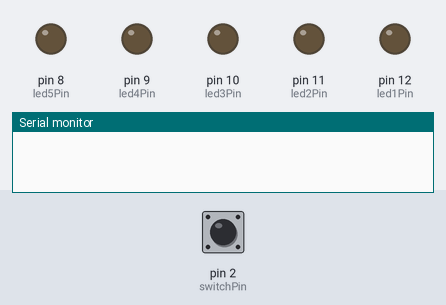
A sketch run on a simulated Arduino Uno, built with avr-gcc and run on an emulated ATmega328P. Parts: output pins drawn as LEDs (lit = HIGH), the last lines printed to the serial monitor. Dashed ring = blinking. The test bench sets the inputs (shaded band); at power-on: pin 2 (switchPin) LOW.

Above: at 1.2 s.
1.3 s: pin 2 (switchPin) pulled HIGH for 0.15 s
At 2.1 s:
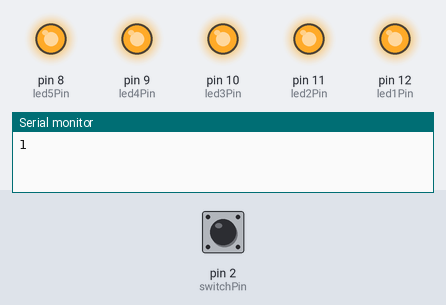
2.9 s: pin 2 (switchPin) pulled HIGH for 1 s
At 4.42 s:
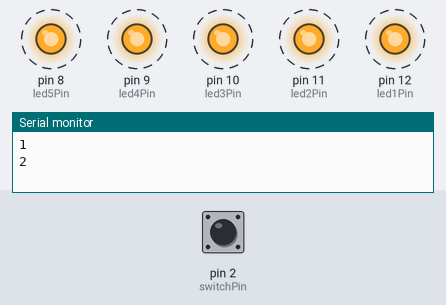
6.1 s: pin 2 (switchPin) pulled HIGH for 0.15 s
9.1 s: pin 2 (switchPin) pulled HIGH for 3.2 s
At 9.92 s:
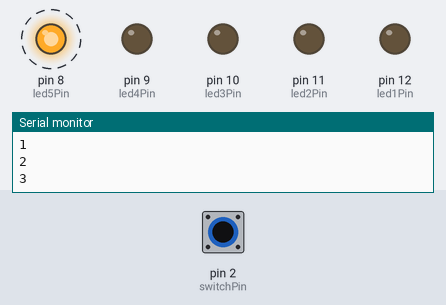
Timing chart, 0 to 13.9 s (numbered marks = the images above; inputs shaded):
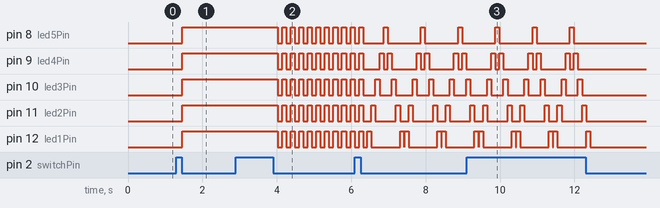

The sketch:

BikeLight.ino
```cpp
int led1Pin = 12;
int led2Pin = 11;
int led3Pin = 10;
int led4Pin = 9;
int led5Pin = 8;
int switchPin = 2;
int lightMode = 0;
int buttonState;
int val;
int val2;

void setup(){
  Serial.begin(9600);
  pinMode(led1Pin, OUTPUT);
  pinMode(led2Pin, OUTPUT);
  pinMode(led3Pin, OUTPUT);
  pinMode(led4Pin, OUTPUT);
  pinMode(led5Pin, OUTPUT);
  pinMode(switchPin, INPUT);
}

void checkLightMode() {
  val = digitalRead(switchPin);
  delay(10);
  val2 = digitalRead(switchPin);
  if(val == val2) {
    if(val != buttonState) {
      if(val == LOW) {
        lightMode = ((lightMode + 1) % 4);
        Serial.println(lightMode);
      }
      buttonState = val;
    }
  }
}

void loop(){
  // All off
  if(lightMode == 0) {
    digitalWrite(led1Pin, LOW);
    digitalWrite(led2Pin, LOW);
    digitalWrite(led3Pin, LOW);
    digitalWrite(led4Pin, LOW);
    digitalWrite(led5Pin, LOW);
    checkLightMode();
  }
  // All on
  if(lightMode == 1) {
    digitalWrite(led1Pin, HIGH);
    digitalWrite(led2Pin, HIGH);
    digitalWrite(led3Pin, HIGH);
    digitalWrite(led4Pin, HIGH);
    digitalWrite(led5Pin, HIGH);
    checkLightMode();
  }
  // Blinking
  if(lightMode == 2) {
    digitalWrite(led1Pin, HIGH);
    digitalWrite(led2Pin, HIGH);
    digitalWrite(led3Pin, HIGH);
    digitalWrite(led4Pin, HIGH);
    digitalWrite(led5Pin, HIGH);
    checkLightMode();
    delay(100);
    digitalWrite(led1Pin, LOW);
    digitalWrite(led2Pin, LOW);
    digitalWrite(led3Pin, LOW);
    digitalWrite(led4Pin, LOW);
    digitalWrite(led5Pin, LOW);
    checkLightMode();
    delay(100);
  }
  if(lightMode == 3) {
    digitalWrite(led1Pin, HIGH);
    checkLightMode();
    delay(100);
    digitalWrite(led1Pin, LOW);
    digitalWrite(led2Pin, HIGH);
    checkLightMode();
    delay(100);
    digitalWrite(led2Pin, LOW);
    digitalWrite(led3Pin, HIGH);
    checkLightMode();
    delay(100);
    digitalWrite(led3Pin, LOW);
    digitalWrite(led4Pin, HIGH);
    checkLightMode();
    delay(100);
    digitalWrite(led4Pin, LOW);
    digitalWrite(led5Pin, HIGH);
    checkLightMode();
    delay(100);
    digitalWrite(led5Pin, LOW);
    digitalWrite(led4Pin, HIGH);
    checkLightMode();
    delay(100);
    digitalWrite(led4Pin, LOW);
    digitalWrite(led3Pin, HIGH);
    checkLightMode();
    delay(100);
    digitalWrite(led3Pin, LOW);
    digitalWrite(led2Pin, HIGH);
    checkLightMode();
    delay(100);
    digitalWrite(led2Pin, LOW);
    digitalWrite(led1Pin, HIGH);
    checkLightMode();
    delay(100);
    digitalWrite(led1Pin, LOW);
  }
  checkLightMode();
}
```

Measured:
- after the input at 1.3 s, pin 8 (led5Pin), pin 9 (led4Pin), pin 10 (led3Pin), pin 11 (led2Pin), pin 12 (led1Pin): LOW → HIGH after 0.16 s
- after the input at 2.9 s, pin 8 (led5Pin), pin 9 (led4Pin), pin 10 (led3Pin), pin 11 (led2Pin), pin 12 (led1Pin): alternates HIGH for 0.11 s and LOW for 0.12 s, starting after 1.1 s
- after the input at 9.1 s, pin 8 (led5Pin): goes on until 12.0 s, then stays LOW
